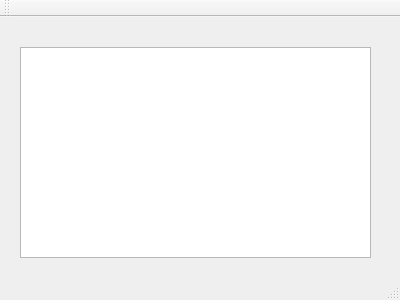
<?xml version="1.0" encoding="UTF-8"?>
<ui version="4.0">
 <class>MainWindow</class>
 <widget class="QMainWindow" name="MainWindow">
  <property name="geometry">
   <rect>
    <x>0</x>
    <y>0</y>
    <width>400</width>
    <height>300</height>
   </rect>
  </property>
  <property name="windowTitle">
   <string>MainWindow</string>
  </property>
  <widget class="QWidget" name="centralWidget">
   <widget class="QTextEdit" name="textEdit">
    <property name="geometry">
     <rect>
      <x>20</x>
      <y>30</y>
      <width>351</width>
      <height>211</height>
     </rect>
    </property>
   </widget>
  </widget>
  <widget class="QMenuBar" name="menuBar">
   <property name="geometry">
    <rect>
     <x>0</x>
     <y>0</y>
     <width>400</width>
     <height>21</height>
    </rect>
   </property>
  </widget>
  <widget class="QToolBar" name="mainToolBar">
   <attribute name="toolBarArea">
    <enum>TopToolBarArea</enum>
   </attribute>
   <attribute name="toolBarBreak">
    <bool>false</bool>
   </attribute>
  </widget>
  <widget class="QStatusBar" name="statusBar"/>
 </widget>
 <layoutdefault spacing="6" margin="11"/>
 <resources/>
 <connections/>
</ui>
